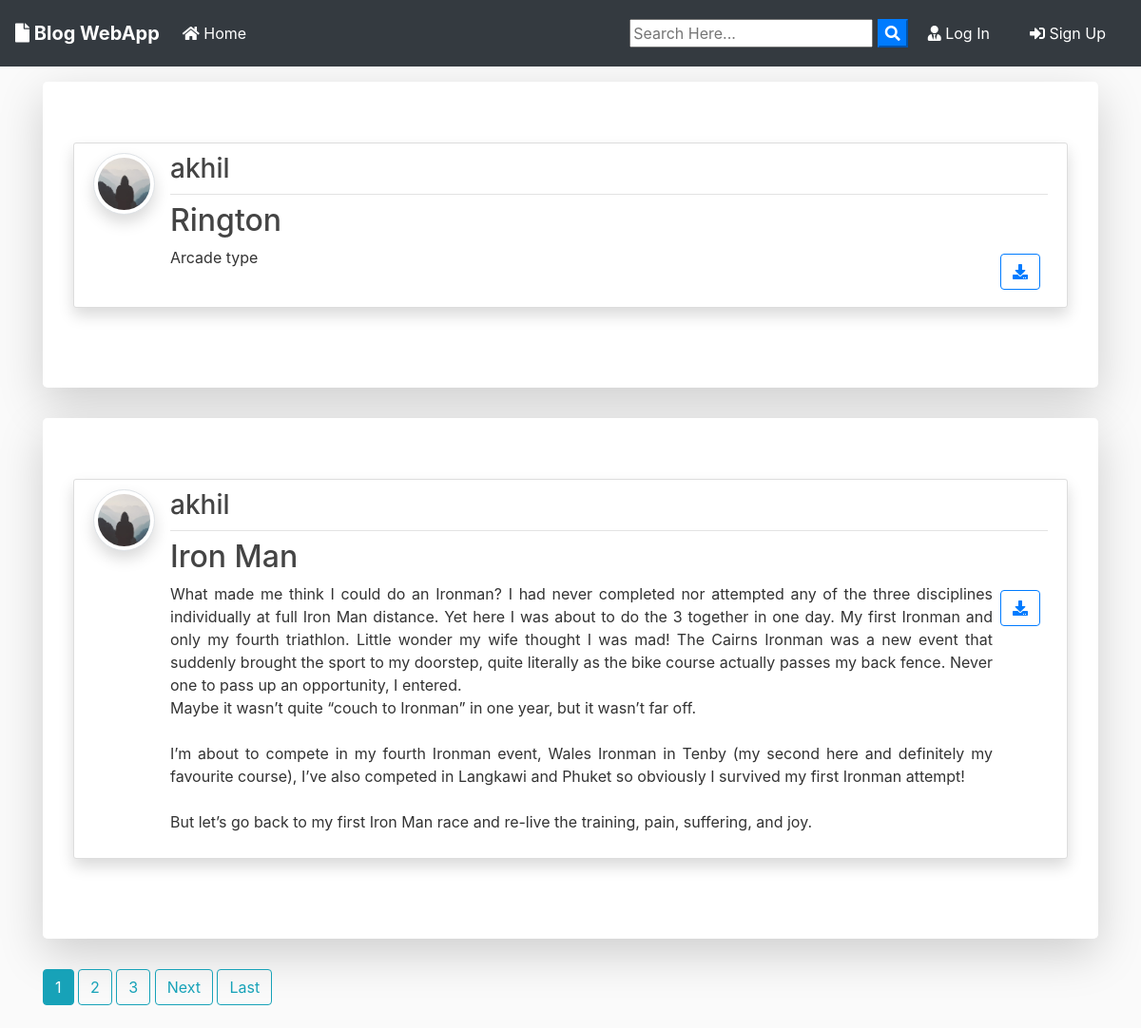
The page / on the database its author committed.
### blog/models.py (models this page shows, shortened)
class Post(models.Model):
	title = models.CharField(max_length=100)
	file = models.FileField(null=True,blank=True,upload_to='Files')
	content = models.TextField()
	date_posted = models.DateTimeField(default=timezone.now)
	author = models.ForeignKey(User, on_delete=models.CASCADE)

### users/models.py (models this page shows, shortened)
class Profile(models.Model):
    user = models.OneToOneField(User, on_delete=models.CASCADE)
    image = models.ImageField(default='default.jpg', upload_to='profile_pics')

### blog/views.py (the view)
# urls.py: path('', PostListView.as_view(), name='blog-home'),
class PostListView(ListView):
    model = Post
    template_name = 'blog/home.html'  # <app>/<model>_<viewtype>.html
    context_object_name = 'posts'
    ordering = ['-date_posted']
    paginate_by = 2

### blog/templates/blog/home.html (shortened to what this page needs)
{% extends "blog/base.html" %}
{% block content %}
    {% for post in posts %}
      <div class="jumbotron mt-3 bg-white shadow-lg">
      <article class="media content-section shadow">
        <a href="{{ post.author.profile.image.url }} " target="_blank"> <img src="{{ post.author.profile.image.url }}  " alt="" class="article-img rounded-circle img-thumbnail img-fluid shadow">
        </a>
        <div class="media-body">
          <div class="article-metadata d-flex justify-content-between">
            <a class="mr-2 " href="{% url 'user-posts' post.author.username  %}"><h3>{{ post.author }}</h3></a>
          </div>
          <h2><a class="article-title text-justify " href="{% url 'post-detail' post.id %}">{{ post.title }}</a></h2>
          <div class="d-flex justify-content-between">
            <p class="article-content text-justify text-truncate overflow-hidden">{{ post.content }}</p>
            {% if post.file %}
          <div class="form-group mt-0 pt-0  m-2">
            <a class="btn btn-outline-primary  btn-d "  href="{{ post.file.url }}"  download type="submit"><i class="fas fa-download"></i></a>
          </div>
          {% endif %}
          </div>
        </div>
      </article>
      </div>
    {% endfor %}
    {% if is_paginated %}
      {% for num in page_obj.paginator.page_range %}
        {% if page_obj.number == num %}
          <a class="btn btn-info mb-4" href="?page={{ num }}">{{ num }}</a>
        {% elif num > page_obj.number|add:'-3' and num < page_obj.number|add:'3' %}
          <a class="btn btn-outline-info mb-4" href="?page={{ num }}">{{ num }}</a>
        {% endif %}
      {% endfor %}
      {% if page_obj.has_next %}
        <a class="btn btn-outline-info mb-4" href="?page={{ page_obj.next_page_number }}">Next</a>
        <a class="btn btn-outline-info mb-4" href="?page={{ page_obj.paginator.num_pages }}">Last</a>
      {% endif %}
    {% endif %}
{% endblock content %}

### blog/static/blog/main.css (style rules this page uses)
body { background: #fafafa; color: #333333; margin-top: 0; }
h1, h2, h3, h4, h5, h6 { color: #444444; }
.content-section { background: #ffffff; padding: 10px 20px; border: 1px solid #dddddd; border-radius: 3px; margin-bottom: 20px; }
.article-title { color: #444444; }
.article-content { white-space: pre-line; }
.article-img { height: 65px; width: 65px; margin-right: 16px; }
.article-metadata { padding-bottom: 1px; margin-bottom: 4px; border-bottom: 1px solid #e3e3e3 }

### rows shown on the page
Post: author.profile.image (placeholder picture), author "akhil", title "Rington", content "Arcade type"
Post: author.profile.image (placeholder picture), author "akhil", title "Iron Man", content "What made me think I could do an Ironman? I had never completed nor attempted any of the three disciplines individually at full Iron Man distance. Yet here I was about to do the 3 together in one day. My first Ironman and only my fourth triathlon. Little wonder my wife thought I was mad! The Cairns Ironman was a new event that suddenly brought the sport to my doorstep, quite literally as the bike course actually passes my back fence. Never one to pass up an opportunity, I entered. Maybe it wasn’t quite “couch to Ironman” in one year, but it wasn’t far off. I’m about to compete in my fourth Ironman event, Wales Ironman in Tenby (my second here and definitely my favourite course), I’ve also…"

### other values the page prints
{{ num }} "1"
{{ num }} "2" "3"
